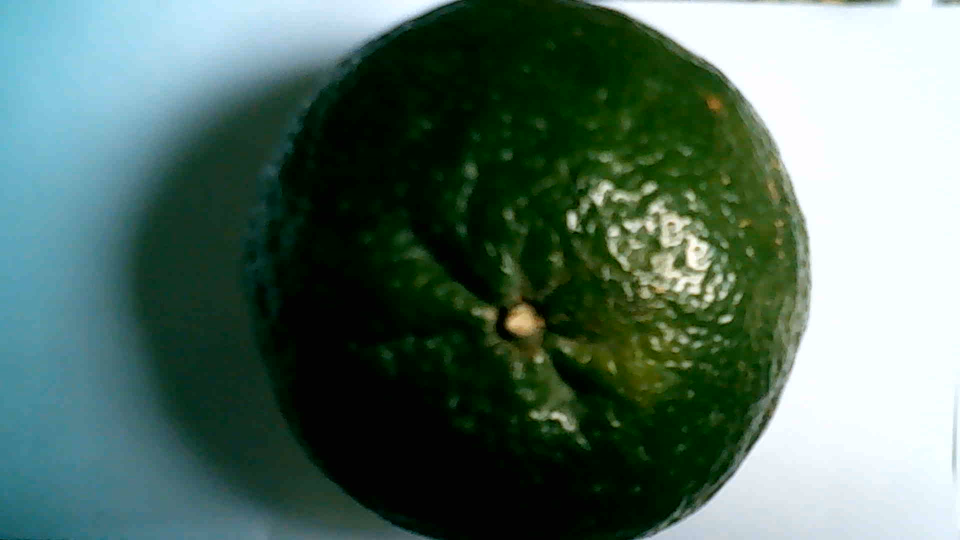
#> input picture Camera.png, 1920 x 1080 px, given in place of the camera (shown at 1/2 size)
$ python read_image.py
#> lines starting #> are read from the running program, lines starting #| are printed output that depends on the picture; after the words box and inside, x2 and y2 are one past the last pixel; in counts of white or black regions, pixels touching at a corner belong together
import cv2
import numpy as np


def keep_color_and_convert_to_white(image):
    # Đọc ảnh
    # image = cv2.imread(image_path)

    # Định nghĩa khoảng màu cam trong không gian HSV
    lower_color = np.array([0, 0, 0])  # Giới hạn thấp
    upper_color = np.array([50, 255, 255])  # Giới hạn cao


    # Chuyển đổi từ BGR sang HSV
    hsv = cv2.cvtColor(image, cv2.COLOR_BGR2HSV)

    # Tạo mặt nạ cho màu đã chỉ định
    mask = cv2.inRange(hsv, lower_color, upper_color)

    # Tạo ảnh trắng
    white_image = np.ones_like(image) * 255

    # Kết hợp giữ lại màu từ ảnh gốc và chuyển đổi các màu khác thành trắng
    result = np.where(mask[:, :, None] == 255, image, white_image)

    return result, mask


def find_largest_contour_and_draw2(result, mask):
    # Tìm các contour
    contours, _ = cv2.findContours(mask, cv2.RETR_EXTERNAL, cv2.CHAIN_APPROX_SIMPLE)

    if contours:
        # Tìm contour lớn nhất
        largest_contour = max(contours, key=cv2.contourArea)

        # Vẽ contour lớn nhất lên ảnh kết quả
        cv2.drawContours(result, [largest_contour], -1, (0, 0, 255), 3)  # Vẽ bằng màu đỏ

        # Tính diện tích contour lớn nhất
        area = cv2.contourArea(largest_contour)
        print(f"Diện tích contour lớn nhất: {area:.2f} pixels")

    return result, area


def keep_green_and_convert_to_white(image):
    # Đọc ảnh
    # image = cv2.imread(image_path)

    # Chuyển đổi từ BGR sang HSV
    hsv = cv2.cvtColor(image, cv2.COLOR_BGR2HSV)

    # Định nghĩa khoảng màu xanh lá cây trong không gian HSV
    lower_green = np.array([20, 0, 0])  # Giới hạn thấp
    upper_green = np.array([80, 255, 130])  # Giới hạn cao

    # Tạo mặt nạ cho màu xanh lá cây
    mask = cv2.inRange(hsv, lower_green, upper_green)

    # Tạo ảnh trắng
    white_image = np.ones_like(image) * 255

    # Kết hợp giữ lại màu xanh lá cây từ ảnh gốc và chuyển đổi các màu khác thành trắng
    result = np.where(mask[:, :, None] == 255, image, white_image)

    return result, mask


def find_largest_contour_and_draw(result, mask):
    # Tìm các contour
    contours, _ = cv2.findContours(mask, cv2.RETR_EXTERNAL, cv2.CHAIN_APPROX_SIMPLE)

    if contours:
        # Tìm contour lớn nhất
        largest_contour = max(contours, key=cv2.contourArea)

        # Vẽ contour lớn nhất lên ảnh kết quả
        cv2.drawContours(result, [largest_contour], -1, (0, 0, 255), 3)  # Vẽ bằng màu đỏ

        # Tính diện tích contour lớn nhất
        area = cv2.contourArea(largest_contour)
        print(f"Diện tích contour lớn nhất: {area:.2f} pixels")

    return result, area


def open_external_camera(camera_index=1):
    # Mở camera (chỉ số camera ngoài)
#> called with camera_index = 1
    cap = cv2.VideoCapture(camera_index)

    if not cap.isOpened():
        print("Không thể mở camera. Kiểm tra kết nối.")
        return

    # Thiết lập độ phân giải
    cap.set(cv2.CAP_PROP_FRAME_WIDTH, 1280)  # Độ rộng
    cap.set(cv2.CAP_PROP_FRAME_HEIGHT, 720)  # Độ cao

    while True:
        # Đọc từng khung hình từ camera
        ret, frame = cap.read()
#> frame is the input picture: shape (1080, 1920, 3); mean B, G, R 101, 111.7, 86.5

        if not ret:
            print("Không thể nhận dạng khung hình.")
            break

        classify_fruit(frame)

        # Hiển thị khung hình
        # cv2.imshow('Camera', frame)

        # Nhấn 'q' để thoát
        if cv2.waitKey(1) & 0xFF == ord('q'):
            break

    # Giải phóng tài nguyên
    cap.release()
    cv2.destroyAllWindows()

def kich_thuoc_qua(area):
    if area < 200000 :
        result = 'Nhỏ'
    elif 200000 <= area < 300000:
        result = 'Vừa'
    else:
        result = "To"
    return result

def classify_fruit(img):
    # img = cv2.imread(image_path)

    if img is None:
        print("Không thể đọc được ảnh!")
        return

    hsv_img = cv2.cvtColor(img, cv2.COLOR_BGR2HSV)
#> hsv_img: shape (1080, 1920, 3); mean H, S, V 71.3, 129.1, 115.3

    green_lower = np.array([30, 60, 50])
    green_upper = np.array([80, 255, 255])

    red_lower1 = np.array([0, 50, 50])
    red_upper1 = np.array([10, 255, 255])
    red_lower2 = np.array([170, 50, 50])
    red_upper2 = np.array([180, 255, 255])

    orange_lower = np.array([10, 50, 50])
    orange_upper = np.array([25, 255, 255])

    green_mask = cv2.inRange(hsv_img, green_lower, green_upper)
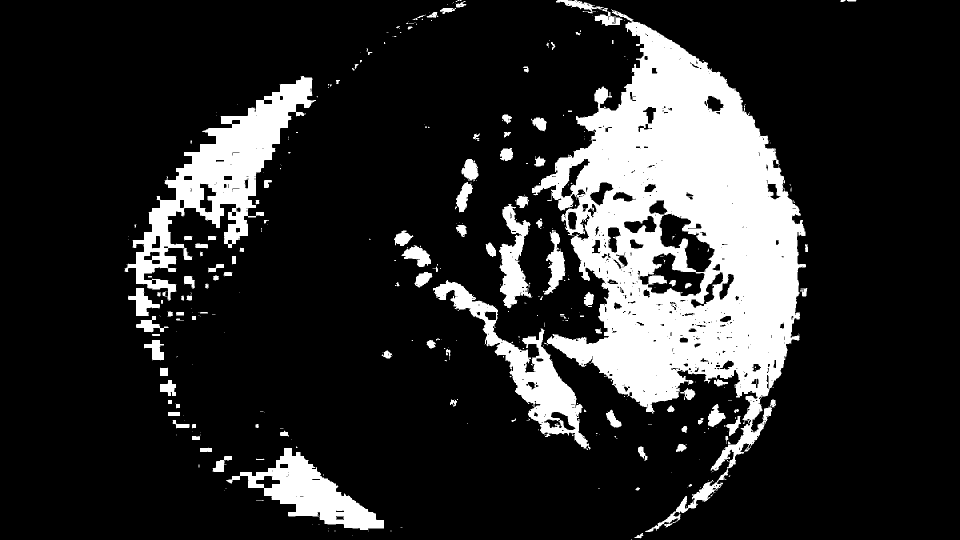
#> green_mask: shape (1080, 1920) (shown at 1/2 size); 17.1% white; 378 white regions (263 under 20 px), largest, box (x1, y1, x2, y2) and area: (1064, 19, 1612, 1064) 236538, (249, 152, 632, 601) 44521, (866, 560, 1181, 900) 20643
    red_mask1 = cv2.inRange(hsv_img, red_lower1, red_upper1)
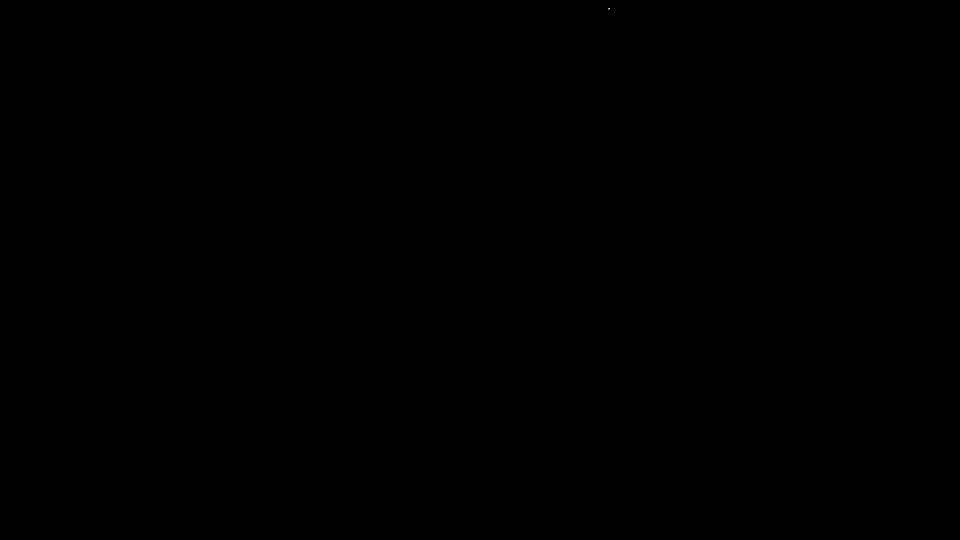
#> red_mask1: shape (1080, 1920) (shown at 1/2 size); 0% white in thin lines or dots, all inside (x1, y1, x2, y2) = (1217, 17, 1220, 19)
    red_mask2 = cv2.inRange(hsv_img, red_lower2, red_upper2)
#> red_mask2: shape (1080, 1920); every value is 0
    orange_mask = cv2.inRange(hsv_img, orange_lower, orange_upper)
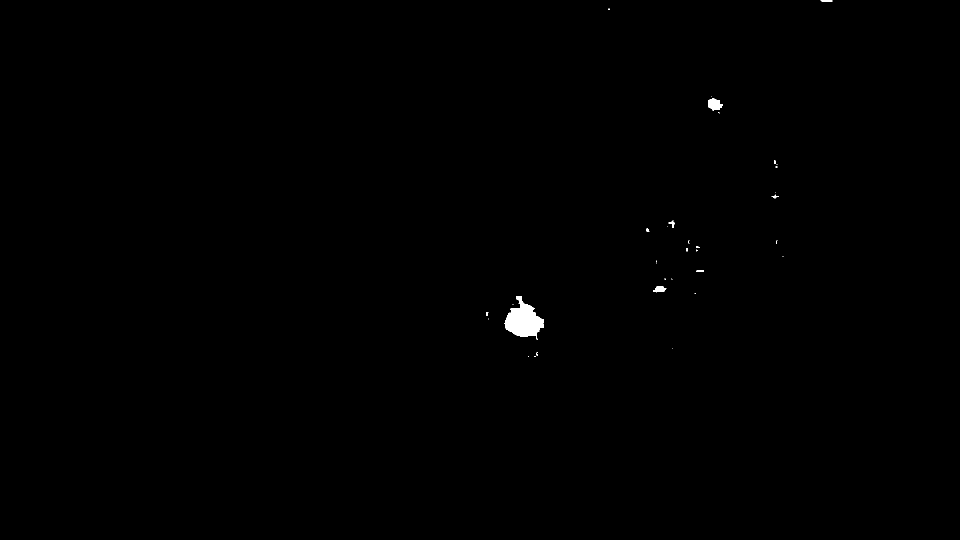
#> orange_mask: shape (1080, 1920) (shown at 1/2 size); 0.23% white; 36 white regions (27 under 20 px), largest, box (x1, y1, x2, y2) and area: (1009, 592, 1088, 679) 3698, (1416, 197, 1446, 221) 497, (1306, 573, 1333, 585) 211

    red_mask = cv2.bitwise_or(red_mask1, red_mask2)

    green_area = cv2.countNonZero(green_mask)
#> green_area = 355037
    red_area = cv2.countNonZero(red_mask)
#> red_area = 4
    orange_area = cv2.countNonZero(orange_mask)
#> orange_area = 4824

    total_area = green_area + red_area + orange_area
#> total_area = 359865

    if total_area == 0:
        print("Không phát hiện được màu đặc trưng!")
        return

    green_ratio = green_area / total_area
#> green_ratio = 0.987
    red_ratio = red_area / total_area
#> red_ratio = 1.11e-05
    orange_ratio = orange_area / total_area
#> orange_ratio = 0.0134
    area = 0
    if green_ratio > 0.5:
        result1 = "Quả xanh, "
        result, mask = keep_green_and_convert_to_white(img)
#> in keep_green_and_convert_to_white, `mask = cv2.inRange(hsv, lower_green, upper_green)`:
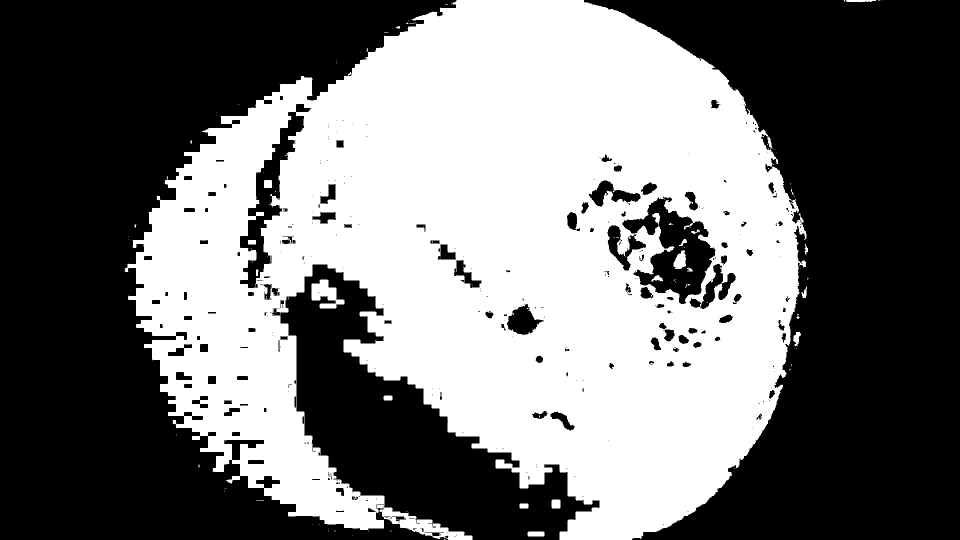
#> mask: shape (1080, 1920) (shown at 1/2 size); 45.4% white; 125 white regions (103 under 20 px)
#> in keep_green_and_convert_to_white, `result = np.where(mask[:, :, None] == 255, image, white_image)`:
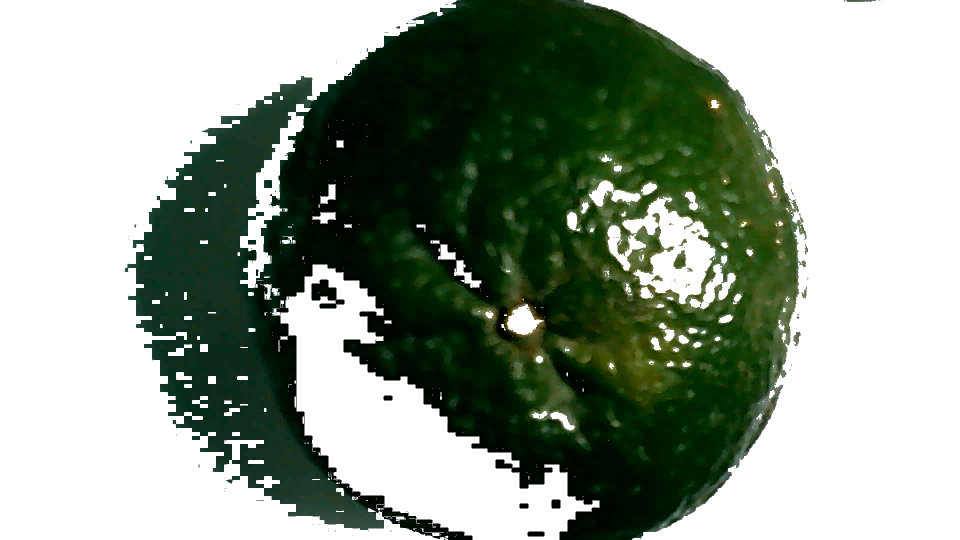
#> result: shape (1080, 1920, 3) (shown at 1/2 size); mean B, G, R 145.6, 158.8, 147.6
        # Vẽ contour lớn nhất lên ảnh kết quả
        result_with_largest_contour, area = find_largest_contour_and_draw(result, mask)
#> in find_largest_contour_and_draw, `contours, _ = cv2.findContours(mask, cv2.RETR_EXTERNAL, cv2.CHAIN_APPR..`: contours = 76 contours, 66 with area under 20; largest, box (x1, y1, x2, y2) and area: (249, 0, 1613, 1080) 995008, (623, 559, 689, 617) 1930, (1055, 1063, 1089, 1073) 292, (1103, 999, 1121, 1017) 284, (1586, 663, 1602, 693) 218
#> in find_largest_contour_and_draw, `largest_contour = max(contours, key=cv2.contourArea)`: largest_contour = contour of 2308 points, box (x1, y1, x2, y2) (249, 0, 1613, 1080), area 995008
#> in find_largest_contour_and_draw, `cv2.drawContours(result, [largest_contour], -1, (0, 0, 255), 3)`:
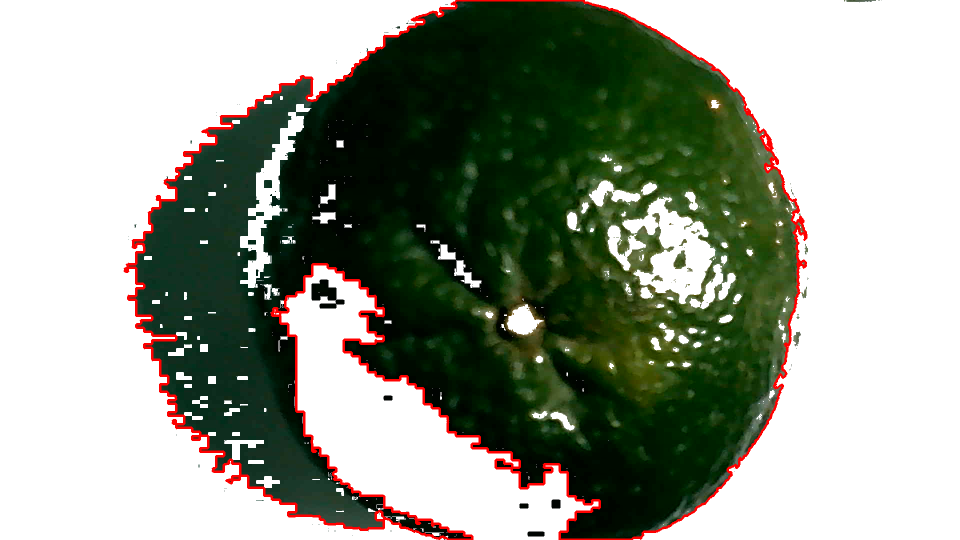
#> result: shape (1080, 1920, 3) (shown at 1/2 size); 1.98% of pixels changed, all inside (x1, y1, x2, y2) = (247, 0, 1615, 1080)
#> in find_largest_contour_and_draw, `area = cv2.contourArea(largest_contour)`: area = 995008
#| Diện tích contour lớn nhất: 995008.00 pixels
#> area = 995008
        kichthuoc = kich_thuoc_qua(area)
#> kichthuoc = 'To'
        result1 += kichthuoc
#> result1 = 'Quả xanh, To'
        # Hiển thị ảnh kết quả
        # cv2.imshow('Result with Largest Contour', result_with_largest_contour)

    elif red_ratio > 0.4 or orange_ratio > 0.4:
        result1 = "Quả chín, "
        result, mask = keep_color_and_convert_to_white(img)
        # Vẽ contour lớn nhất lên ảnh kết quả
        result_with_largest_contour, area = find_largest_contour_and_draw2(result, mask)
        kichthuoc = kich_thuoc_qua(area)
        result1 += kichthuoc
        # Hiển thị ảnh kết quả
        # cv2.imshow('Result with Largest Contour', result_with_largest_contour)
    else:
        result1 = "Không xác định rõ"


    return result1, area


if __name__ == '__main__':
    open_external_camera()
#> (key q is pressed here)


    # open_external_camera(camera_index=1)  # Thay đổi chỉ số nếu cần

$ run again, on hong2.png
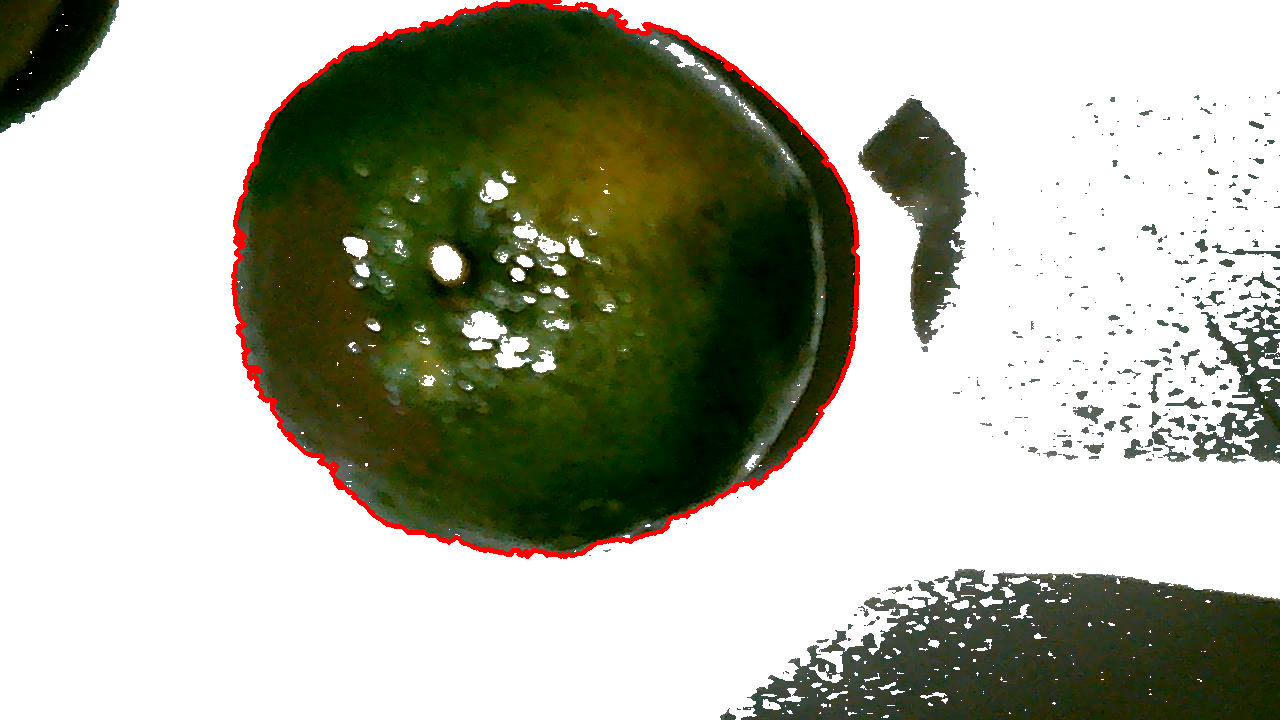
#> input picture hong2.png, 1280 x 720 px, given in place of the camera
#> in open_external_camera, frame is the input picture: shape (720, 1280, 3); mean B, G, R 160.9, 176, 173.8
#> hsv_img: shape (720, 1280, 3); mean H, S, V 16.8, 79, 179.1
#> in classify_fruit, `green_mask = cv2.inRange(hsv_img, green_lower, green_upper)`:
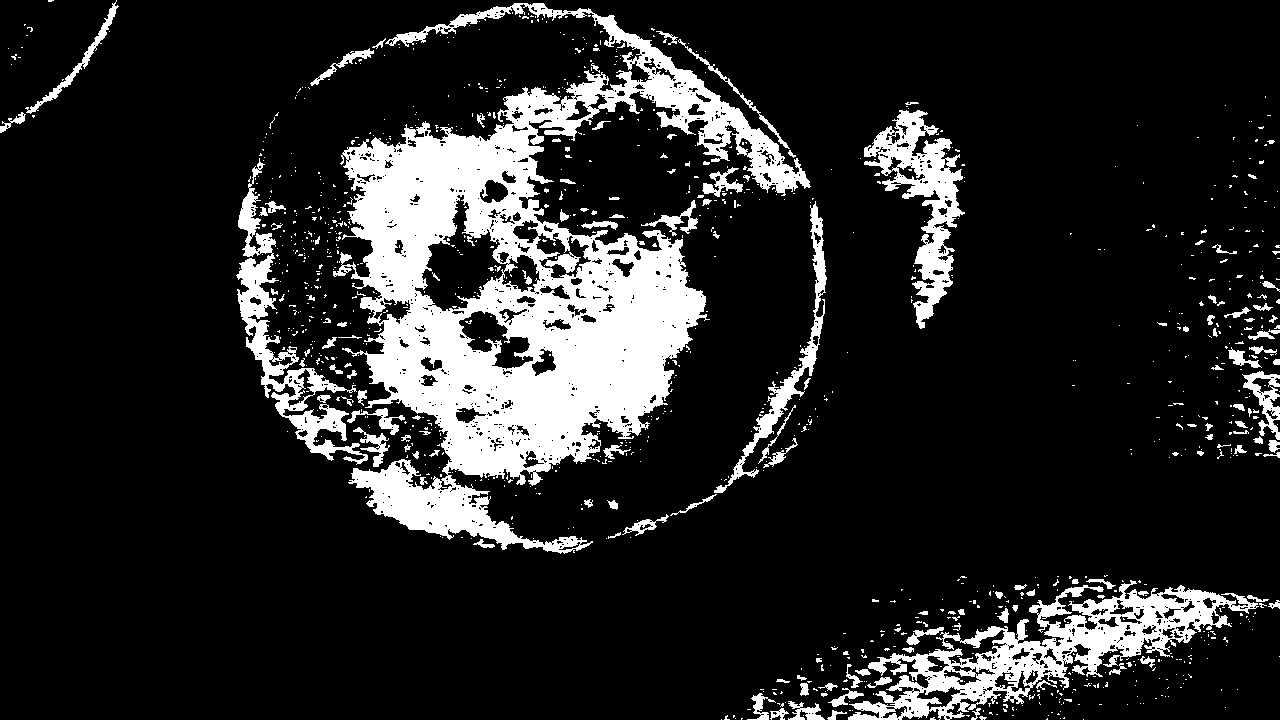
#> green_mask: shape (720, 1280); 15.1% white; 1116 white regions (972 under 20 px), largest, box (x1, y1, x2, y2) and area: (333, 3, 811, 554) 88611, (848, 580, 1259, 720) 16433, (864, 110, 965, 329) 7141
#> red_mask1: shape (720, 1280); 1.1% white; 1 white region, box (x1, y1, x2, y2) and area: (231, 0, 860, 559) 9865
#> red_mask2: shape (720, 1280); every value is 0
#> orange_mask: shape (720, 1280); 1.7% white; 531 white regions (438 under 20 px), largest, box (x1, y1, x2, y2) and area: (568, 120, 724, 207) 5895, (321, 264, 372, 336) 1216, (343, 355, 372, 388) 370
#> green_area = 138987
#> red_area = 9865
#> orange_area = 15432
#> total_area = 164284
#> green_ratio = 0.846
#> red_ratio = 0.06
#> orange_ratio = 0.0939
#> mask: shape (720, 1280); 38.3% white; 320 white regions (232 under 20 px)
#> contours = 306 contours, 243 with area under 20; largest, box (x1, y1, x2, y2) and area: (236, 3, 855, 554) 264316, (741, 569, 1280, 720) 60564, (858, 98, 972, 344) 12621, (0, 0, 119, 133) 10027, (1192, 303, 1280, 464) 6817
#> largest_contour = contour of 813 points, box (x1, y1, x2, y2) (236, 3, 855, 554), area 264316
#> in find_largest_contour_and_draw, `cv2.drawContours(result, [largest_contour], -1, (0, 0, 255), 3)`:
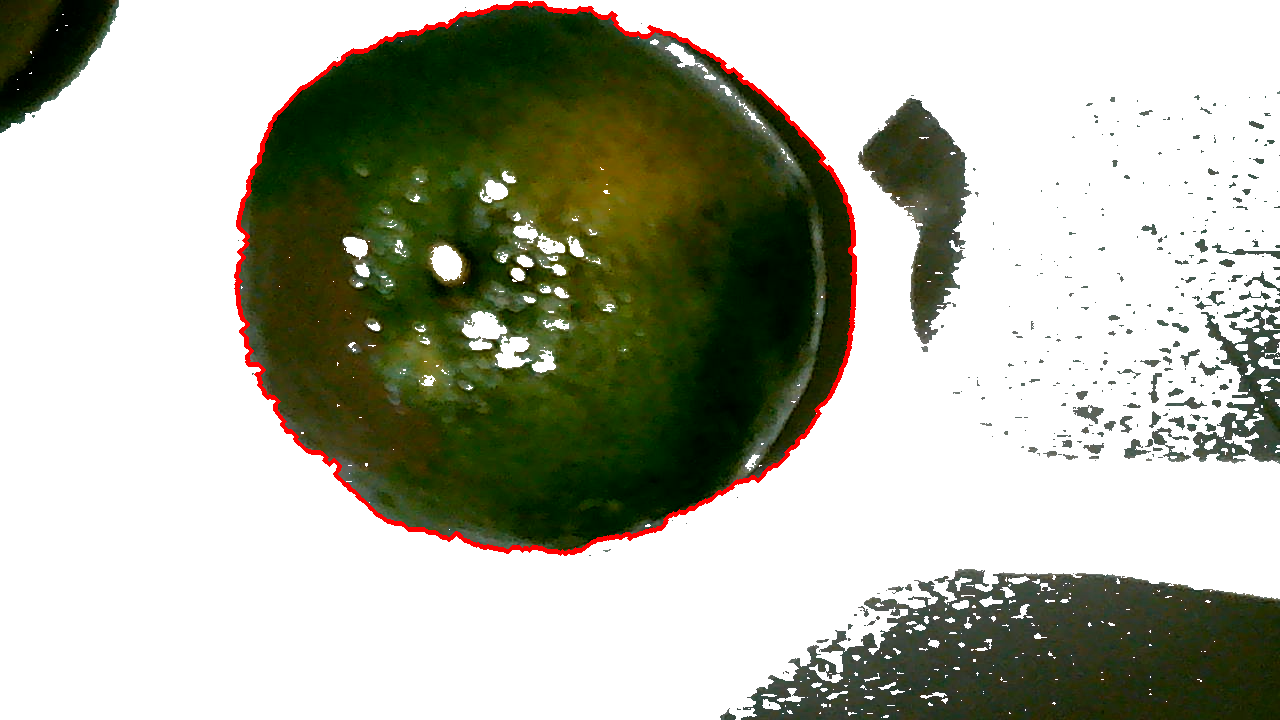
#> result: shape (720, 1280, 3); mean B, G, R 162.4, 177.3, 175
#> in find_largest_contour_and_draw, `area = cv2.contourArea(largest_contour)`: area = 264316.5
#| Diện tích contour lớn nhất: 264316.50 pixels
#> kichthuoc = 'Vừa'
#> result1 = 'Quả xanh, Vừa'
